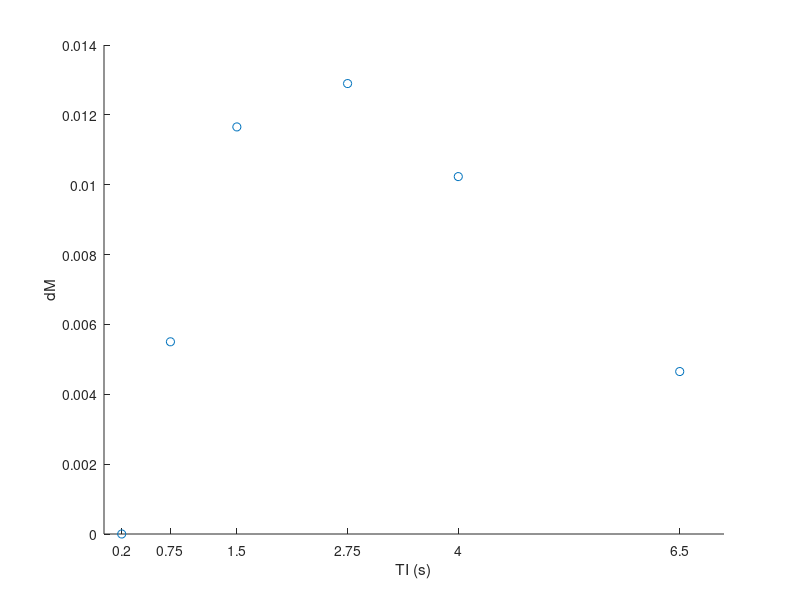
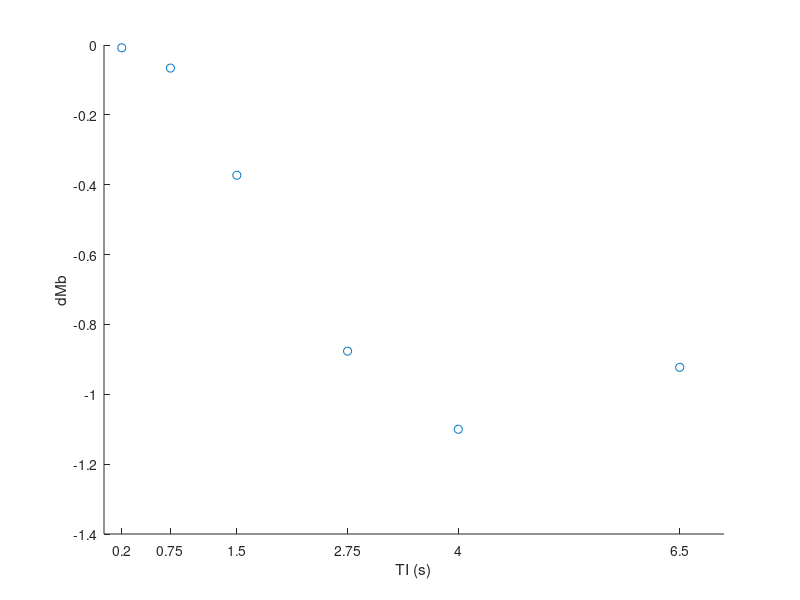

These charts were generated, in order, by the following MATLAB code:
% simulate curves from Ohene 2021

%
BB_lambda = 0.9;

TI_a = 800;
TI_b = 1500;
TE = [8 10 12 15 18 23 30 40 50 65];

simASLsig_a = [1 0.95 0.88 0.75 0.65 0.59 0.45 0.3 0.22 0.1]; %pseudo data

rising = 0:0.01:0.09; 
simASLsig_b = simASLsig_a + rising; %pseudo data


% y = 2*exp(-0.2*x) + 0.1*randn(size(x));
% r = 1+(0.5-0.1).*rand(1);
% linfunc =  exp([0.1:0.1:1]);
% simASLsig2 = simASLsig.*linfunc;

%
% scatter(TE, simASLsig_a)
% xlim([0 70])
% ylim([0 1.5])
% ylabel('ASL signal (au)')
% xlabel('TE (ms)')
% hold on
% scatter(TE, simASLsig_b)
% 
% legend('TI=800ms','TI=1500ms')

%

TR = 5000;

% from data
CBF = 70; % adult mice 191 mL/100g/min - for human brain 70 ml/100g/min

CBF=CBF/6000; %%convert to SI units

T2iv800 = 20.6; % ms
T2iv1500 = 14.3;
T2ev800 = 37.1;
T2ev1500 = 34.5;


T1a = 1.9; %longitudinal relaxation of arterial blood (ms) at 9.4 T 2.4s human at 3.0 T = 1.9 s
R1a = 1/T1a;
R1app = 1/17; %seconds
tau = 1.7; % temporal length of tagged bolus seconds

% arrival time of the labeled bolus of blood water to imaging
% ROI, estimated using multi TI ASL acquisition
% At short TIs, ASL signal dM has linear dependence on TI
% dM = 0 when artTT > TI
artTT = 0.400; %typical 500ms to arrive
Moa = 1; % assume magnetization recovers to 1

inv_eff = 0.9; %inversion efficiency

TI_artTT = [0.2 0.3 0.4 0.5];
TE_artTT = 0.01;
TR_artTT = 10; % seconds

theTIs = [0.2 0.75 1.5 2.75 4 6.5];

A = 2.*inv_eff.*Moa.*(CBF/BB_lambda);

%EQUATION (2)
dM = A.*(theTIs-artTT).*exp(-theTIs./T1a); % when artTT < TI

dM(dM<0)=0; % to ensure below zero there is no negative dM (TI must be greater than artTT)

figure, scatter(theTIs,dM)
xlabel('TI (s)')
xticks(theTIs)
%xticklabels(theTIs)
ylabel('dM')
%
Mo = 1;

%EQUATION (3)
T1b = 2;

T1prime_reciprocal = 1/T1a + CBF/BB_lambda;
T1prime = 1/T1prime_reciprocal;
k = 1/T1b - 1/T1prime; %%% Need to fix this bit, something going wrong

% what if k is tiny and positive
%k = 0.00001;

q1 = exp(k.*theTIs).*exp(-k.*artTT)-(exp(-k.*theTIs)/k.*(theTIs-artTT));
q2 = exp(k.*theTIs).*exp(-k.*artTT)-(exp(-k.*(tau+artTT)/k.*tau));
dMb = 2.*Mo.*(theTIs-artTT).*inv_eff.*CBF.*(max(0,theTIs-artTT)/theTIs-artTT).*(exp(-theTIs.*R1a).*q1.*(min(0,theTIs-artTT-tau)/theTIs-artTT-tau)+2.*Mo.*tau.*inv_eff.*exp(-theTIs.*R1a).*q2.*(max(0,theTIs-artTT-tau)/theTIs-artTT-tau));


%figure, scatter(1:length(dMb),dMb)
figure, scatter(theTIs,dMb)
xlabel('TI (s)')
xticks(theTIs)
%xticklabels(theTIs)
ylabel('dMb')










